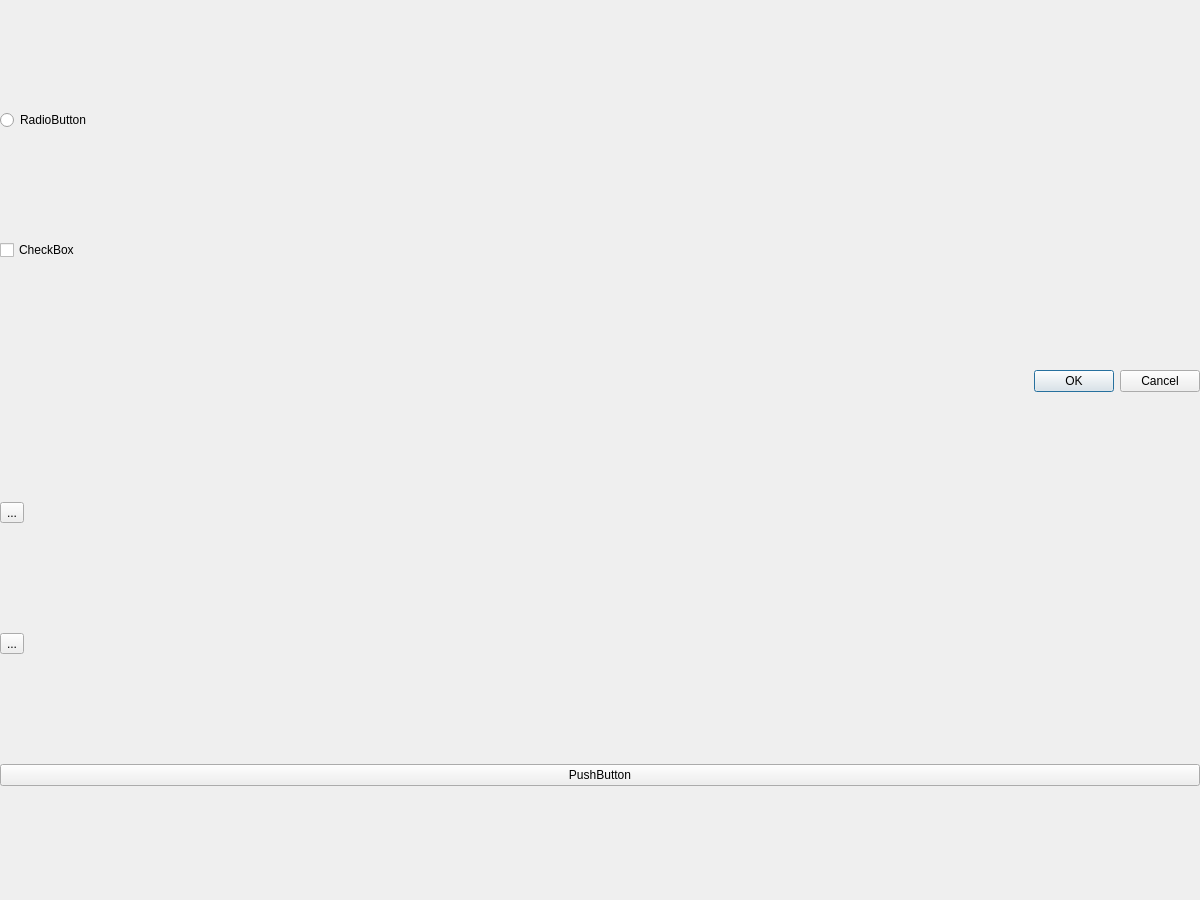
<?xml version="1.0" encoding="UTF-8"?>
<ui version="4.0">
 <class>Form</class>
 <widget class="QWidget" name="Form">
  <property name="geometry">
   <rect>
    <x>0</x>
    <y>0</y>
    <width>1200</width>
    <height>900</height>
   </rect>
  </property>
  <property name="windowTitle">
   <string>Form</string>
  </property>
  <layout class="QVBoxLayout" name="verticalLayout">
   <property name="spacing">
    <number>0</number>
   </property>
   <property name="leftMargin">
    <number>0</number>
   </property>
   <property name="topMargin">
    <number>0</number>
   </property>
   <property name="rightMargin">
    <number>0</number>
   </property>
   <property name="bottomMargin">
    <number>0</number>
   </property>
   <item>
    <widget class="QRadioButton" name="radioButton">
     <property name="text">
      <string>RadioButton</string>
     </property>
    </widget>
   </item>
   <item>
    <widget class="QCheckBox" name="checkBox">
     <property name="text">
      <string>CheckBox</string>
     </property>
    </widget>
   </item>
   <item>
    <widget class="QDialogButtonBox" name="buttonBox">
     <property name="standardButtons">
      <set>QDialogButtonBox::Cancel|QDialogButtonBox::Ok</set>
     </property>
    </widget>
   </item>
   <item>
    <widget class="QToolButton" name="toolButton_2">
     <property name="text">
      <string>...</string>
     </property>
    </widget>
   </item>
   <item>
    <widget class="QToolButton" name="toolButton">
     <property name="text">
      <string>...</string>
     </property>
    </widget>
   </item>
   <item>
    <widget class="QPushButton" name="pushButton">
     <property name="text">
      <string>PushButton</string>
     </property>
    </widget>
   </item>
  </layout>
 </widget>
 <resources/>
 <connections/>
</ui>
